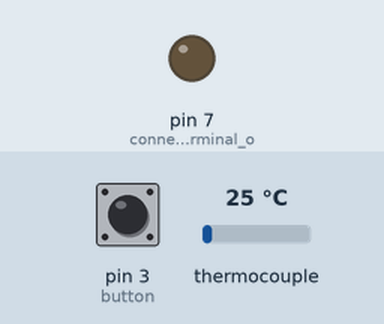
Recording of a sketch running on a simulated Arduino Uno, built with avr-gcc and run on an emulated ATmega328P. Parts: output pins drawn as LEDs (lit = HIGH). The inputs (shaded band) are chosen by the test bench; at power-on: pin 3 (button) LOW, thermocouple 25 °C. What the sketch prints to the serial monitor is not drawn.

Above: at 2.2 s.
2.3 s: pin 3 (button) pulled HIGH for 1.2 s
At 3.6 s:
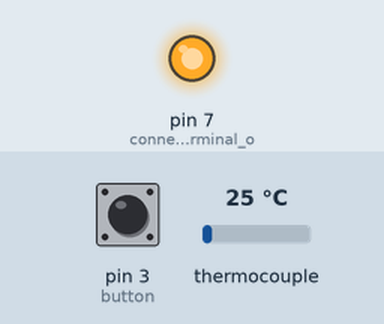
Timing chart, 0 to 5.3 s (numbered marks = the images above; inputs shaded):
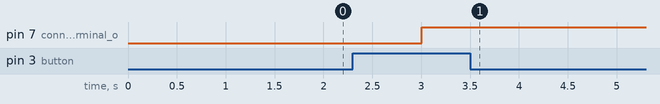

The sketch:

testHovenController.ino
```cpp
// Sample Arduino MAX6675 Arduino Sketch

#include "max6675.h"

int button = 3;
int ktcSO = 8;
int ktcCS = 9;
int ktcCLK = 10;
int status = 0;
int allowed = 0;


MAX6675 ktc(ktcCLK, ktcCS, ktcSO); //library to control the temp reader

void setup() {
  Serial.begin(9600);   //set speed
  delay(1000);
  pinMode(7, OUTPUT);   // connected to S terminal of Relay
  digitalWrite(7,LOW); // turn relay ON
  pinMode(button, INPUT); //reads digital pin 3 as input of button
}

void loop() {
  float temp = ktc.readCelsius();
  if (temp > 100) {
    status = 1;
  }
  // read the state of the pushbutton value:
  int buttonState = digitalRead(button);
  // check if the pushbutton is pressed. If it is, the buttonState is HIGH:
  if (buttonState == HIGH) {
    // turn LED on:
    allowed = 1;
    digitalWrite(7, HIGH);
    Serial.print("realy prendido");
  }

  // check if starter is ON and if temperature is below 50
  if (temp < 50 && status == 1 ){
    digitalWrite(7,LOW);// turn relay OFF
    Serial.print(temp);
    Serial.print("TERMINO!");
  }
  //print temperature in Celsius
  Serial.print(status);
  Serial.print(" Deg C = ");
  Serial.println(temp);
  Serial.print(allowed);
  delay(1000);
}
```

Measured:
- after the input at 2.3 s, pin 7 (connected_to_S_terminal_o): LOW → HIGH after 0.70 s
